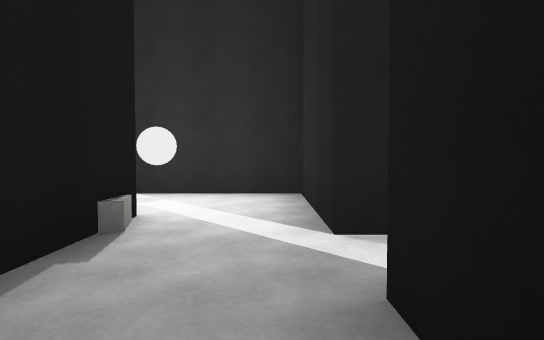
View 1 (above)

13 first-person views from a walk through a Unity game level. The camera is 1.2 m above the floor, tilts 2° down and sees 75° across. The floor is counted in squares, 2 m on a side. Each view is taken from the middle of a square. On the plan, view 1 faces up. The plan holds only what a view shows up to about 10 squares ahead; the rest is blank. The place goes on beyond the plan. Surface patterns are stand-ins for the level's own textures.

View 2
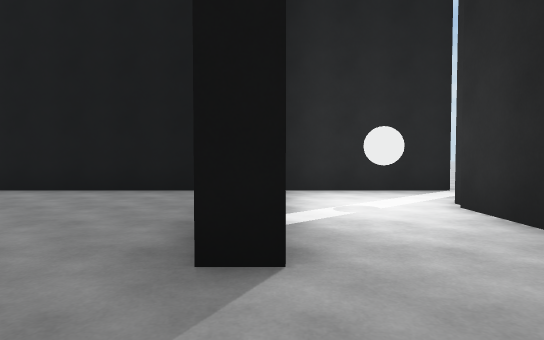

View 3
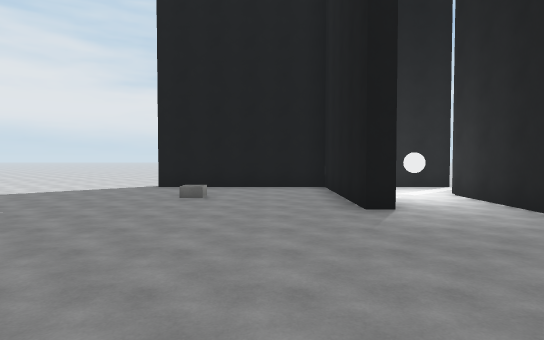

View 4
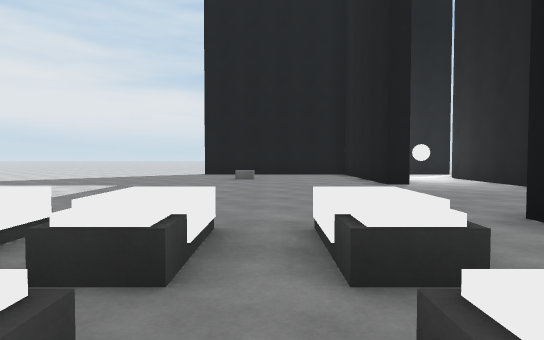

View 5
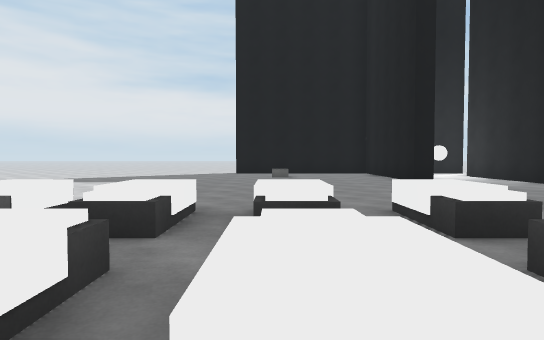

View 6
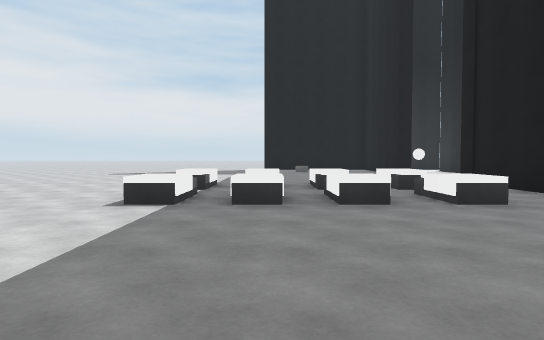

View 7
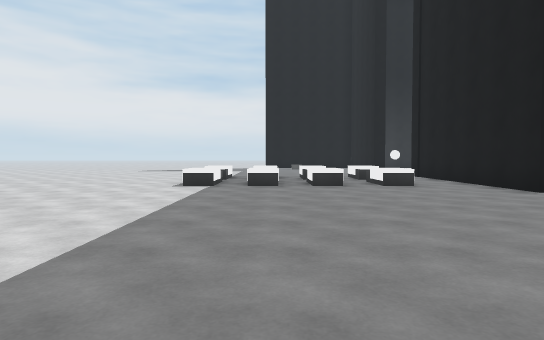

View 8
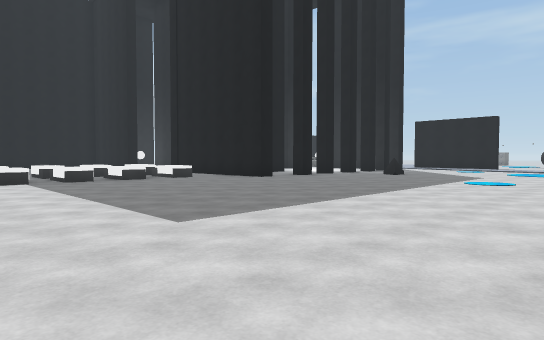

View 9
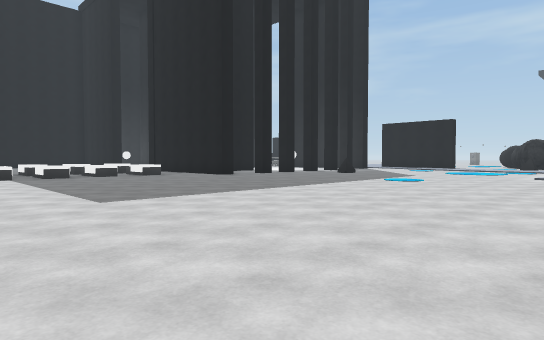

View 10
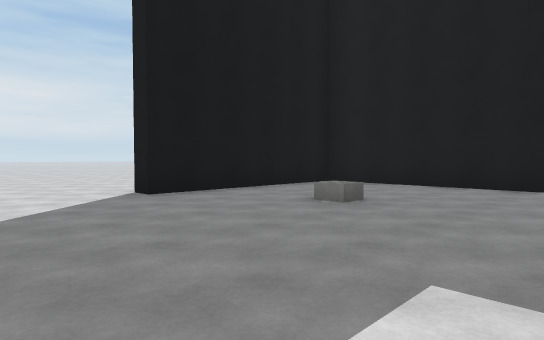

View 11
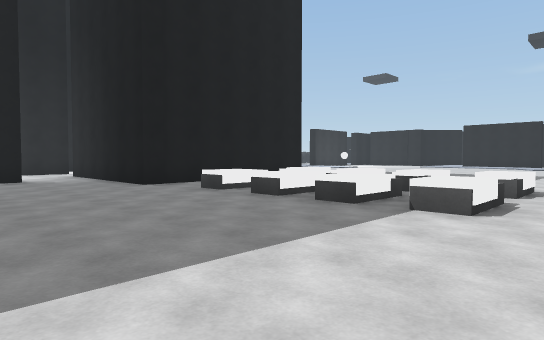

View 12
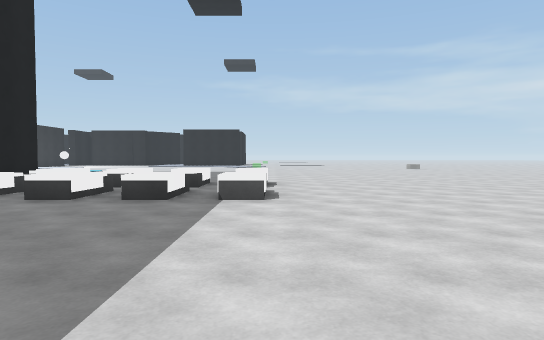

View 13
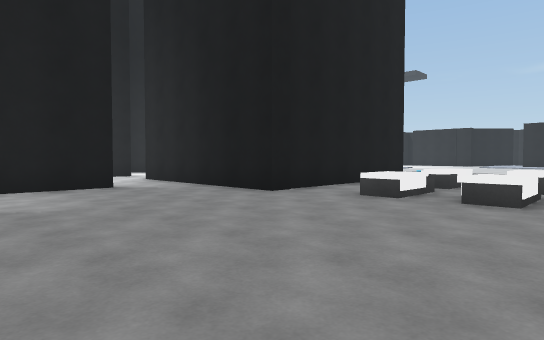

### Floor plan
Key: @ floor where view 1 was taken; # wall or solid block; . floor; / step, stairs or slope; ~ water the walk can cross; B white ball; E bed.
Columns run from 24 left of view 1 to 6 right of it. Each row starts with its distance up from view 1.
 14 .........................
 13 ............E..E..............
 12 ............E.EE...............
 11 ............E/EE.........#.....
 10 ............///E.........#  ..
  9  ........................#
  8  ...........///E.........#
  7  ........................#
  6  ........  #####....######
  5  ...~...       #.......B.#
  4  ......        #.........#
  3   ....         #..#####..#
  2                #..    #...
  1                        ..#
  0                         @

Positions as (right, up) in squares from view 1, and headings:
1: (0, 0), facing up
2: (-6, 6), facing right
3: (-10, 8), facing right
4: (-12, 9), facing right
5: (-13, 10), facing right
6: (-17, 11), facing right
7: (-20, 11), facing right
8: (-22, 14), facing down-right
9: (-24, 14), facing down-right
10: (-5, 14), facing down-right
11: (-5, 14), facing down-left
12: (-4, 13), facing left
13: (-4, 11), facing down-left
